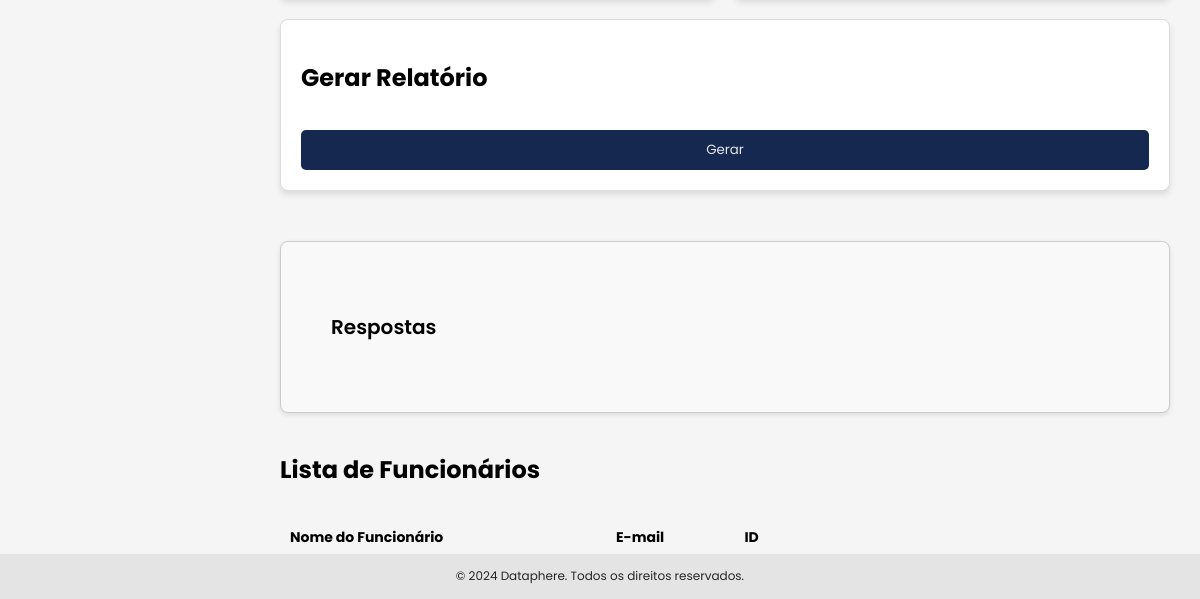
The page /funcionarios (lower part) on the database as committed earlier.
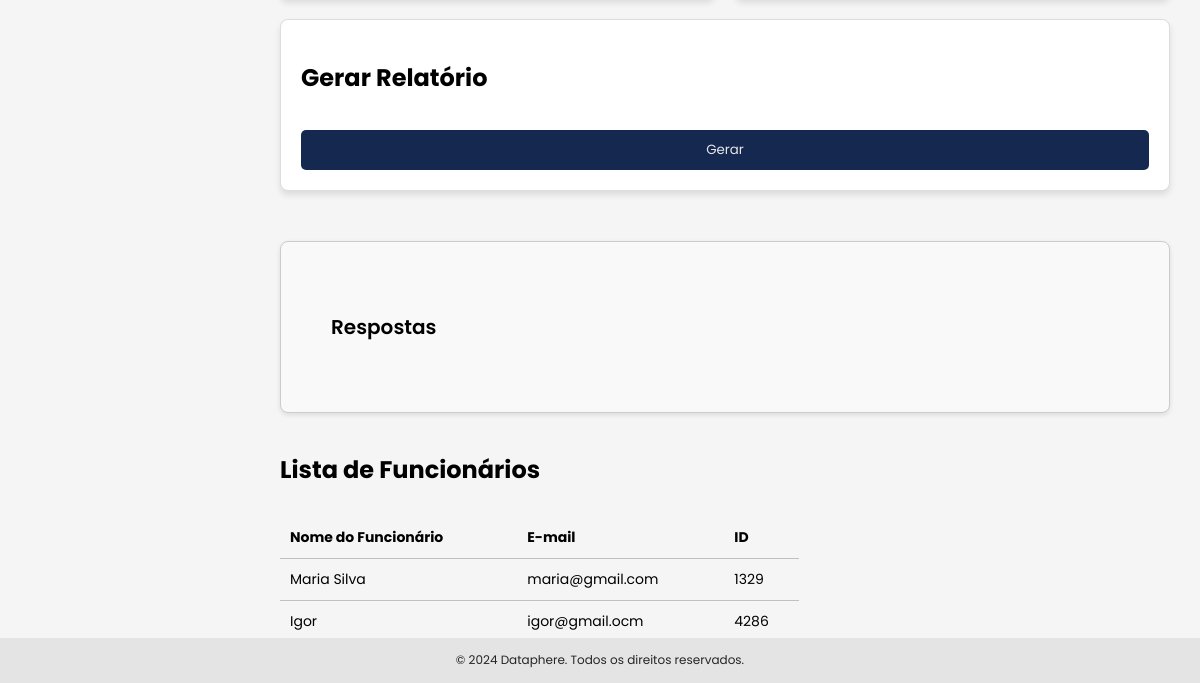
The same page on the database as committed later.
### funcionario.py (models this page shows)
class Funcionario(db.Model):
    id = db.Column(db.Integer, primary_key=True)  # Sem autoincrement
    nome = db.Column(db.String(100), nullable=False)
    email = db.Column(db.String(100), unique=True, nullable=False)

### app.py (the view)
@app.route('/funcionarios', methods=['GET', 'POST'])
def funcionarios_view():
    funcionarios = Funcionario.query.all()
    return render_template('administracao.html', funcionarios=funcionarios)

### templates/administracao.html (shortened to what this page needs)
{% extends 'base.html' %}
{% block content %}
<div class="adcfun-container">
    <div class="formulario-departamento">
        <h2>Gerar Relatório</h2>
        <form method="POST" action="{{ url_for('gerar_relatorio') }}">
            <button type="submit" class="btn btn-primary">Gerar</button>
        </form>
    </div>
</div>
<div class="resposta-container">
    <h3>Respostas</h3>
</div>
<div class="tabela-fun">
    <table class="table">
        <h2>Lista de Funcionários</h2>
        <thead>
            <tr>
                <th>Nome do Funcionário</th>
                <th>E-mail</th>
                <th>ID</th>
            </tr>
        </thead>
        <tbody>
            {% for funcionario in funcionarios %}
            <tr>
                <td>{{ funcionario.nome }}</td>
                <td>{{ funcionario.email }}</td>
                <td>{{ funcionario.id }}</td>
            </tr>
            {% endfor %}
        </tbody>
    </table>
</div>
{% endblock %}

Rows that differ between the two databases and show on the page:
added Funcionario: nome "Maria Silva", email "maria@gmail.com", id "1329"
added Funcionario: nome "Igor", email "igor@gmail.ocm", id "4286"
